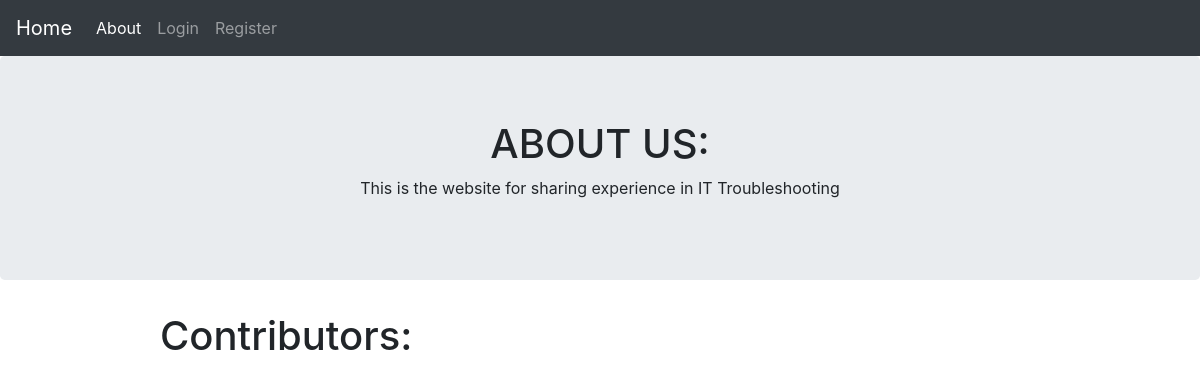
Before: /about with the older database file.
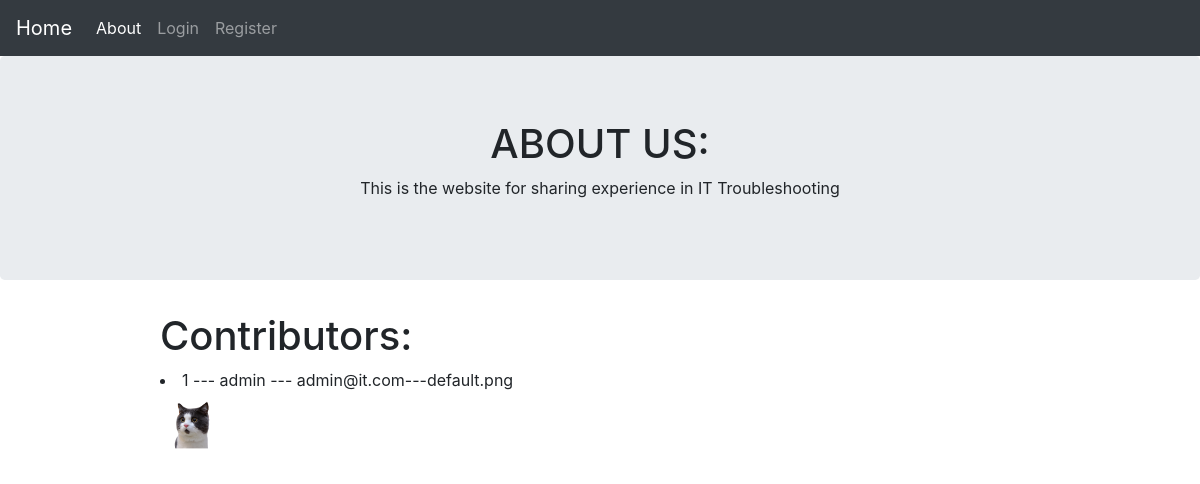
After: the same page with the newer database file.
### source/models.py (models this page shows, shortened)
class User(db.Model, UserMixin):
	__tablename__ = 'user_table'
	id = db.Column(db.Integer, primary_key=True)
	username = db.Column(db.String(30), unique=True, index =True, nullable=False)
	email = db.Column(db.String(40), unique=True, index =True, nullable=False)
	avatar = db.Column(db.String(30), nullable=False, default='default.png')
	password_hash = db.Column(db.String(128), nullable=False)
	post = db.relationship('Post', backref='author', lazy=True)

### source/core/views.py (the view)
@core.route('/about')
def about():
	user_list = User.query.all()
	return render_template('about.html', user_list=user_list)

### source/templates/about.html
{% extends 'base.html' %}
{% block content %}
	<div class="current-page jumbotron">
	<h1>ABOUT US: </h1>
	<p>This is the website for sharing experience in IT Troubleshooting</p>
	</div>
	<div class="list">
	<h1>Contributors: </h1>
	{% for user in user_list %}
	<li>{{ user.id }} --- {{ user.username }} --- {{ user.email }}---{{ user.avatar }}</li>
	<img src="{{ url_for('static', filename='profile_pics/' + user.avatar) }}" width="64" height="64">
	{% endfor %}
	</div>
{% endblock %}

Changed rows visible on the page:
added User: id "1", username "admin", email "admin@it.com", avatar "default.png", avatar (placeholder picture)
